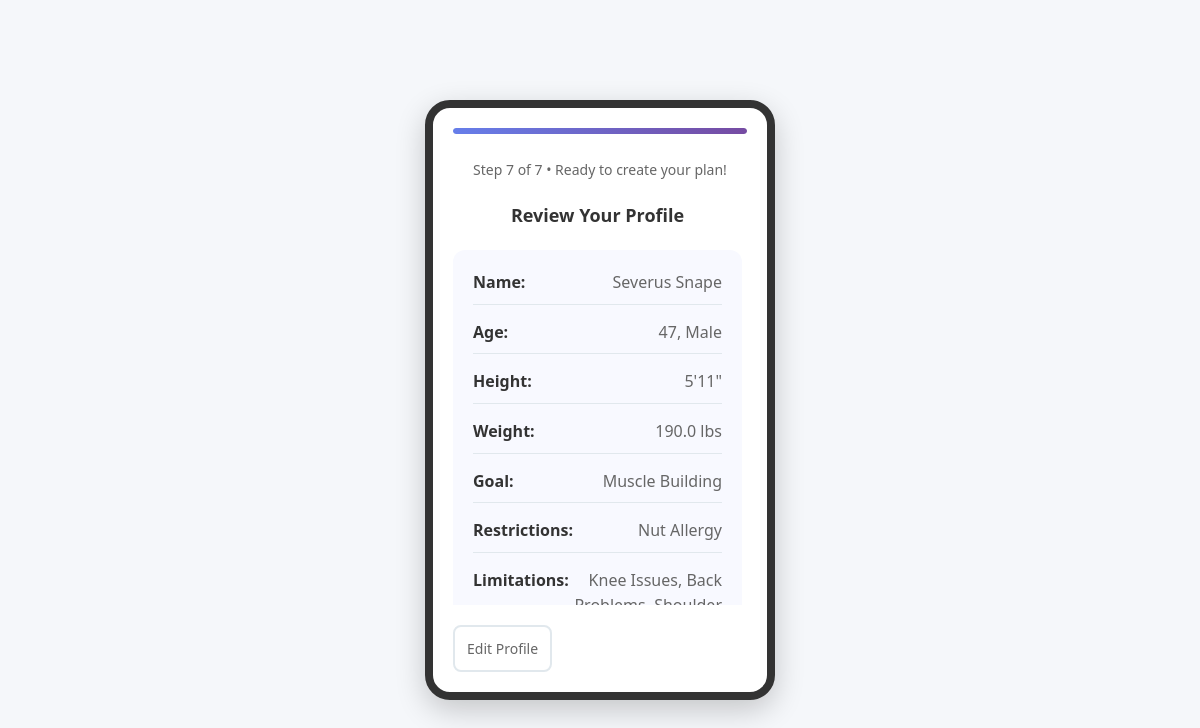
Screenshot of /profile-summary (signed in) with the database file from the repository.
### tables this page shows
CREATE TABLE users (
            id INTEGER PRIMARY KEY AUTOINCREMENT,
            name TEXT NOT NULL,
            email TEXT UNIQUE NOT NULL,
            password TEXT NOT NULL,
            age INTEGER,
            gender TEXT,
            weight REAL,
            height TEXT,
            activity_level TEXT,
            fitness_goals TEXT,
            dietary_restrictions TEXT,
            physical_limitations TEXT,
            available_equipment TEXT,
            bmr REAL,
            tdee REAL,
            caloric_target REAL,
            protein_target_g REAL,
            carbs_target_g REAL,
            fat_target_g REAL,
            created_at TIMESTAMP DEFAULT CURRENT_TIMESTAMP
        , workout_schedule INTEGER);

### app.py (the view)
@app.route('/profile-summary')
def profile_summary():
    if 'user_id' not in session:
        return redirect(url_for('index'))
    conn = get_db_connection()
    user = conn.execute('SELECT * FROM users WHERE id = ?',
                       (session['user_id'],)).fetchone()
    conn.close()
    return render_template('profile_summary.html', user=user)

### app.py (called while the page is built)
@app.template_filter('fromjson')
def fromjson_filter(value):
    if value is None:
        return []
    if isinstance(value, str):
        try:
            return json.loads(value)
        except (json.JSONDecodeError, TypeError):
            return []
    return value

def get_db_connection():
    conn = sqlite3.connect('fitplan.db')
    conn.row_factory = sqlite3.Row
    return conn

### templates/profile_summary.html (shortened to what this page needs)
{% extends "base.html" %}
{% block content %}
<div class="phone-frame">
    <div class="progress-bar">
        <div class="progress-fill" style="width: 100%"></div>
    </div>
    <div class="step-indicator">Step 7 of 7 • Ready to create your plan!</div>
    <div class="scrollable-content">
        <h3 style="font-size: 18px; margin-bottom: 20px; text-align: center;">Review Your Profile</h3>
        <div class="profile-summary">
            <div class="profile-item">
                <span class="profile-label">Name:</span>
                <span class="profile-value">{{ user.name }}</span>
            </div>
            <div class="profile-item">
                <span class="profile-label">Age:</span>
                <span class="profile-value">{{ user.age }}, {{ user.gender|title }}</span>
            </div>
            <div class="profile-item">
                <span class="profile-label">Height:</span>
                <span class="profile-value">{{ user.height }}</span>
            </div>
            <div class="profile-item">
                <span class="profile-label">Weight:</span>
                <span class="profile-value">{{ user.weight }} lbs</span>
            </div>
            <div class="profile-item">
                <span class="profile-label">Goal:</span>
                <span class="profile-value">{{ user.fitness_goals|replace('-', ' ')|title }}</span>
            </div>
            <div class="profile-item">
                <span class="profile-label">Restrictions:</span>
                <span class="profile-value">
                    {% if user.dietary_restrictions %}
                        {% set restrictions = user.dietary_restrictions | fromjson %}
                        {% if 'none' in restrictions %}
                            None
                        {% else %}
                            {{ restrictions | join(', ') | replace('-', ' ') | title }}
                        {% endif %}
                    {% else %}
                        Not specified
                    {% endif %}
                </span>
            </div>
            <div class="profile-item">
                <span class="profile-label">Limitations:</span>
                <span class="profile-value">
                    {% if user.physical_limitations %}
                        {% set limitations = user.physical_limitations | fromjson %}
                        {% if 'none' in limitations %}
                            None
                        {% else %}
                            {{ limitations | join(', ') | replace('-', ' ') | title }}
                        {% endif %}
                    {% else %}
                        Not specified
                    {% endif %}
                </span>
            </div>
        </div>
    </div>
    <div class="navigation">
        <a href="{{ url_for('equipment_access') }}">
            <button type="button" class="btn-back">Edit Profile</button>
        </a>
    </div>
</div>
{% endblock %}

### templates/base.html (shortened to what this page needs)
<!DOCTYPE html>
<html lang="en">
<head>
    <link rel="stylesheet" href="{{ url_for('static', filename='css/main.css') }}">
    <link rel="stylesheet" href="{{ url_for('static', filename='css/forms.css') }}">
</head>
<body>
    <div class="app-container">
        <main class="main-content">
            {% block content %}{% endblock %}
        </main>
    </div>
</body>
</html>

### static/css/main.css (style rules this page uses)
* { margin: 0; padding: 0; box-sizing: border-box; font-family: 'Segoe UI', Tahoma, Geneva, Verdana, sans-serif; }
body { background-color: #f5f7fa; color: #333; line-height: 1.6; }
.app-container { min-height: 100vh; display: flex; justify-content: center; align-items: center; padding: 20px; }
.phone-frame { width: 350px; max-width: 100vw; height: 600px; background: white; border: 8px solid #333; border-radius: 25px; padding: 20px; box-shadow: 0 10px 30px rgba(0,0,0,0.2); position: relative; display: flex; flex-direction: column; overflow: hidden; }
.scrollable-content { flex: 1; overflow-y: auto; padding-right: 5px; }
.progress-bar { width: 100%; height: 6px; background: #e1e8ed; border-radius: 3px; margin-bottom: 25px; overflow: hidden; }
.progress-fill { height: 100%; background: linear-gradient(90deg, #667eea 0%, #764ba2 100%); border-radius: 3px; transition: width 0.3s ease; }
.step-indicator { text-align: center; margin-bottom: 20px; font-size: 14px; color: #666; }
.navigation { margin-top: auto; display: flex; gap: 10px; padding-top: 20px; }
.btn-back { flex: 1; padding: 12px; background: transparent; color: #666; border: 2px solid #e1e8ed; border-radius: 8px; font-size: 14px; cursor: pointer; transition: all 0.3s ease; }

### static/css/forms.css (style rules this page uses)
.profile-summary { background: #f8f9ff; border-radius: 12px; padding: 20px; margin-bottom: 20px; }
.profile-item { display: flex; justify-content: space-between; margin-bottom: 15px; padding-bottom: 8px; border-bottom: 1px solid #e1e8ed; }
.profile-label { font-weight: 600; color: #333; }
.profile-value { color: #666; text-align: right; }

### rows the page displays
users: name "Severus Snape", age "47", gender "Male", height "5'11\"", weight "190.0", fitness_goals "Muscle Building"

### other values shown
{{ restrictions | join(', ') | replace('-', ' ') | title }} "Nut Allergy"
{{ limitations | join(', ') | replace('-', ' ') | title }} "Knee Issues, Back…"
